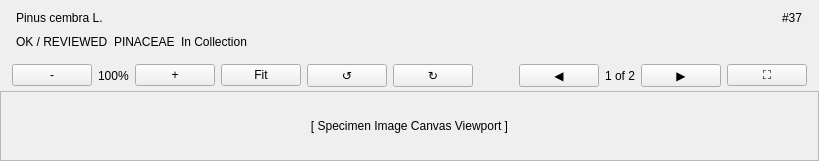
      <widget class="QWidget" name="center_panel_container" native="true">
       <property name="minimumSize">
        <size>
         <width>420</width>
         <height>0</height>
        </size>
       </property>
       <layout class="QVBoxLayout" name="center_panel_layout">
        <property name="spacing">
         <number>0</number>
        </property>
        <property name="leftMargin">
         <number>0</number>
        </property>
        <property name="topMargin">
         <number>0</number>
        </property>
        <property name="rightMargin">
         <number>0</number>
        </property>
        <property name="bottomMargin">
         <number>0</number>
        </property>
        <item>
         <widget class="QFrame" name="object_context_bar">
          <layout class="QVBoxLayout" name="context_bar_layout">
           <property name="spacing">
            <number>4</number>
           </property>
           <property name="leftMargin">
            <number>16</number>
           </property>
           <property name="topMargin">
            <number>8</number>
           </property>
           <property name="rightMargin">
            <number>16</number>
           </property>
           <property name="bottomMargin">
            <number>8</number>
           </property>
           <item>
            <widget class="QWidget" name="context_row1" native="true">
             <layout class="QHBoxLayout" name="ctx_row1_layout">
              <property name="leftMargin">
               <number>0</number>
              </property>
              <property name="topMargin">
               <number>0</number>
              </property>
              <property name="rightMargin">
               <number>0</number>
              </property>
              <property name="bottomMargin">
               <number>0</number>
              </property>
              <item>
               <widget class="QLabel" name="lbl_specimen_title">
                <property name="text">
                 <string>Pinus cembra L.</string>
                </property>
               </widget>
              </item>
              <item>
               <spacer name="ctx_spacer">
                <property name="orientation">
                 <enum>Qt::Horizontal</enum>
                </property>
                <property name="sizeHint" stdset="0">
                 <size>
                  <width>40</width>
                  <height>20</height>
                 </size>
                </property>
               </spacer>
              </item>
              <item>
               <widget class="QLabel" name="lbl_specimen_id">
                <property name="text">
                 <string>#37</string>
                </property>
               </widget>
              </item>
             </layout>
            </widget>
           </item>
           <item>
            <widget class="QWidget" name="context_row2" native="true">
             <layout class="QHBoxLayout" name="ctx_row2_layout">
              <property name="spacing">
               <number>6</number>
              </property>
              <property name="leftMargin">
               <number>0</number>
              </property>
              <property name="topMargin">
               <number>0</number>
              </property>
              <property name="rightMargin">
               <number>0</number>
              </property>
              <property name="bottomMargin">
               <number>0</number>
              </property>
              <item>
               <widget class="QLabel" name="badge_reviewed_state">
                <property name="text">
                 <string>OK / REVIEWED</string>
                </property>
                <property name="class" stdset="0">
                 <string>specimen-tag</string>
                </property>
               </widget>
              </item>
              <item>
               <widget class="QLabel" name="badge_family_tag">
                <property name="text">
                 <string>PINACEAE</string>
                </property>
                <property name="class" stdset="0">
                 <string>specimen-tag</string>
                </property>
               </widget>
              </item>
              <item>
               <widget class="QLabel" name="badge_loan_tag">
                <property name="text">
                 <string>In Collection</string>
                </property>
                <property name="class" stdset="0">
                 <string>specimen-tag</string>
                </property>
               </widget>
              </item>
              <item>
               <spacer name="tags_spacer">
                <property name="orientation">
                 <enum>Qt::Horizontal</enum>
                </property>
                <property name="sizeHint" stdset="0">
                 <size>
                  <width>40</width>
                  <height>20</height>
                 </size>
                </property>
               </spacer>
              </item>
             </layout>
            </widget>
           </item>
          </layout>
         </widget>
        </item>
        <item>
         <widget class="QFrame" name="image_toolbar">
          <layout class="QHBoxLayout" name="toolbar_layout">
           <property name="spacing">
            <number>6</number>
           </property>
           <property name="leftMargin">
            <number>12</number>
           </property>
           <property name="topMargin">
            <number>4</number>
           </property>
           <property name="rightMargin">
            <number>12</number>
           </property>
           <property name="bottomMargin">
            <number>4</number>
           </property>
           <item>
            <widget class="QPushButton" name="btn_zoom_out">
             <property name="cursor">
              <cursorShape>PointingHandCursor</cursorShape>
             </property>
             <property name="text">
              <string>-</string>
             </property>
             <property name="class" stdset="0">
              <string>tool-btn</string>
             </property>
            </widget>
           </item>
           <item>
            <widget class="QLabel" name="lbl_zoom_level">
             <property name="text">
              <string>100%</string>
             </property>
            </widget>
           </item>
           <item>
            <widget class="QPushButton" name="btn_zoom_in">
             <property name="cursor">
              <cursorShape>PointingHandCursor</cursorShape>
             </property>
             <property name="text">
              <string>+</string>
             </property>
             <property name="class" stdset="0">
              <string>tool-btn</string>
             </property>
            </widget>
           </item>
           <item>
            <widget class="QPushButton" name="btn_zoom_fit">
             <property name="cursor">
              <cursorShape>PointingHandCursor</cursorShape>
             </property>
             <property name="text">
              <string>Fit</string>
             </property>
             <property name="class" stdset="0">
              <string>tool-btn</string>
             </property>
            </widget>
           </item>
           <item>
            <widget class="QPushButton" name="btn_rotate_left">
             <property name="cursor">
              <cursorShape>PointingHandCursor</cursorShape>
             </property>
             <property name="text">
              <string>↺</string>
             </property>
             <property name="class" stdset="0">
              <string>tool-btn</string>
             </property>
            </widget>
           </item>
           <item>
            <widget class="QPushButton" name="btn_rotate_right">
             <property name="cursor">
              <cursorShape>PointingHandCursor</cursorShape>
             </property>
             <property name="text">
              <string>↻</string>
             </property>
             <property name="class" stdset="0">
              <string>tool-btn</string>
             </property>
            </widget>
           </item>
           <item>
            <spacer name="img_tools_spacer">
             <property name="orientation">
              <enum>Qt::Horizontal</enum>
             </property>
             <property name="sizeHint" stdset="0">
              <size>
               <width>40</width>
               <height>20</height>
              </size>
             </property>
            </spacer>
           </item>
           <item>
            <widget class="QPushButton" name="btn_prev_image">
             <property name="cursor">
              <cursorShape>PointingHandCursor</cursorShape>
             </property>
             <property name="text">
              <string>◀</string>
             </property>
             <property name="class" stdset="0">
              <string>tool-btn</string>
             </property>
            </widget>
           </item>
           <item>
            <widget class="QLabel" name="lbl_image_counter">
             <property name="text">
              <string>1 of 2</string>
             </property>
            </widget>
           </item>
           <item>
            <widget class="QPushButton" name="btn_next_image">
             <property name="cursor">
              <cursorShape>PointingHandCursor</cursorShape>
             </property>
             <property name="text">
              <string>▶</string>
             </property>
             <property name="class" stdset="0">
              <string>tool-btn</string>
             </property>
            </widget>
           </item>
           <item>
            <widget class="QPushButton" name="btn_fullscreen_image">
             <property name="cursor">
              <cursorShape>PointingHandCursor</cursorShape>
             </property>
             <property name="text">
              <string>⛶</string>
             </property>
             <property name="class" stdset="0">
              <string>tool-btn</string>
             </property>
            </widget>
           </item>
          </layout>
         </widget>
        </item>
        <item>
         <widget class="QScrollArea" name="image_scroll_area">
          <property name="widgetResizable">
           <bool>true</bool>
          </property>
          <property name="alignment">
           <set>Qt::AlignCenter</set>
          </property>
          <widget class="QWidget" name="image_viewport_contents">
           <property name="geometry">
            <rect>
             <x>0</x>
             <y>0</y>
             <width>540</width>
             <height>480</height>
            </rect>
           </property>
           <layout class="QVBoxLayout" name="viewport_vlayout">
            <item>
             <widget class="QLabel" name="lbl_image_display">
              <property name="text">
               <string>[ Specimen Image Canvas Viewport ]</string>
              </property>
              <property name="alignment">
               <set>Qt::AlignCenter</set>
              </property>
             </widget>
            </item>
           </layout>
          </widget>
         </widget>
        </item>
       </layout>
      </widget>
